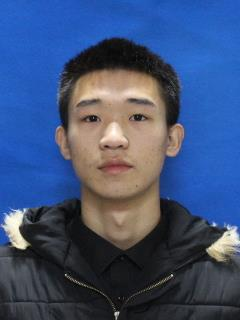
#> input picture data/raw_data/target/showstupic.jpg, 240 x 320 px, given as the content of the folder ./data/raw_data/other/, which was not available
$ python normal_face_detect.py
#> lines starting #> are read from the running program, lines starting #| are printed output that depends on the picture; pictures that were not available may be replaced by others from this repository, and a replacement may not be noted
#> in pre_do, img is the input picture: shape (320, 240, 3); mean B, G, R 120.6, 82.5, 63.7
#coding=utf-8
import cv2
import  numpy as np
import os
from PIL import Image
import  matplotlib.pyplot as plt


detect_path = './model/haarcascade_frontalface_default.xml'
raw_data_path = './data/raw_data/other/'
target_data_path = './data/raw_data/target/'
output_path = './data/cropped_data/other/'

# [6 lines left out: function show_image_with_opencv, not called in this run]


class normalFaceDetect:
    def __init__(self,imgs = []):
        self.detect_classification = cv2.CascadeClassifier(detect_path)
        self.img = None
        self.face = None
        self.imgs = imgs


    def detect_faces(self,img):
        img_temp = cv2.cvtColor(img, cv2.COLOR_BGR2GRAY)
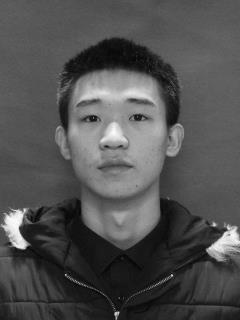
#> img_temp: shape (320, 240); min 0, max 253, mean 81.2
        self.face = self.detect_classification.detectMultiScale(img_temp, scaleFactor=1.1, minNeighbors=4, minSize=(6, 6))
#> self.face = [[45, 66, 137, 137]]
        (x, y, w, h) = self.face[0]
#> x = 45; y = 66; w = 137; h = 137
        out_img = cv2.rectangle(img_temp, (x, y), (x + w, y + h), (0, 255, 0), 4)
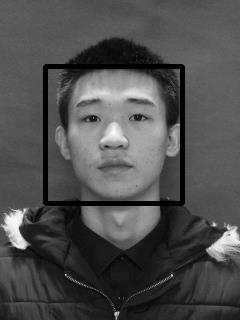
#> out_img: shape (320, 240); min 0, max 253, mean 78.7
        self.img = out_img
        return self.img

    def face_cropping(self):
        for (x, y, w, h) in self.face:
             img2 = self.img[y:y+h,x:x+w]
#> this loop made 1 pass
#> pass 1, in face_cropping, `img2 = self.img[y:y+h,x:x+w]`:
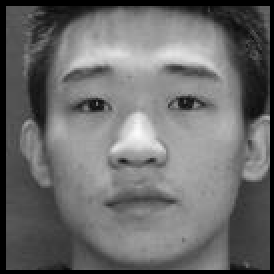
#> img2: shape (137, 137) (shown 2 times larger); min 0, max 252, mean 107.3
        img2 = cv2.resize(img2,(32,32))
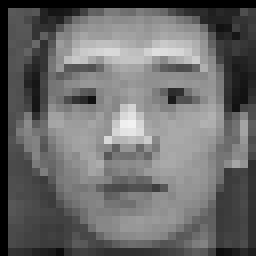
#> img2: shape (32, 32) (shown 8 times larger); min 0, max 241, mean 106.6
        return img2


    # [97 lines left out: functions histogram_comparison, pca, draw, not called in this run]


class preCropping:
    def __int__(self):
        self.similar_path = None

    def pre_do(self,path,output_path='./data/cropped_data/other/'):
        path_list = os.listdir(path)
        for i in range(len(path_list)):
            print("------------------------------------------")
            print(path_list[i] + "--------"+str(i)+"处理完成")
            img = cv2.imread(path + path_list[i])
            detect = normalFaceDetect()
            if img is not None:
                detect.detect_faces(img)
                new_img = detect.face_cropping()
                cv2.imwrite(output_path + str(i) + '.jpg', new_img, [cv2.IMWRITE_JPEG_QUALITY, 80])

    # [18 lines left out: function choose_similar, not called in this run]


if __name__ == '__main__':
    # img = cv2.imread('data/raw_data/other/IMG_20221215_153251.jpg')
    detect = normalFaceDetect()
    pre_cropping = preCropping()
    # [29 lines of commented-out code are left out]

    '''----------------------------------------
    主要流程
    -------------------------------------------'''
    detect = normalFaceDetect()
    pre_cropping = preCropping()
    pre_cropping.pre_do(raw_data_path)
    preCropping().pre_do(target_data_path,'./data/cropped_data/target/')
#> the loop in face_cropping (call 2), `for (x, y, w, h) in self.face:` made 1 pass
    # print(pre_cropping.choose_similar(10))
    # detect.detect_faces(img)
    # new_img = detect.face_cropping()

$ run again, on img/ivan.jpg
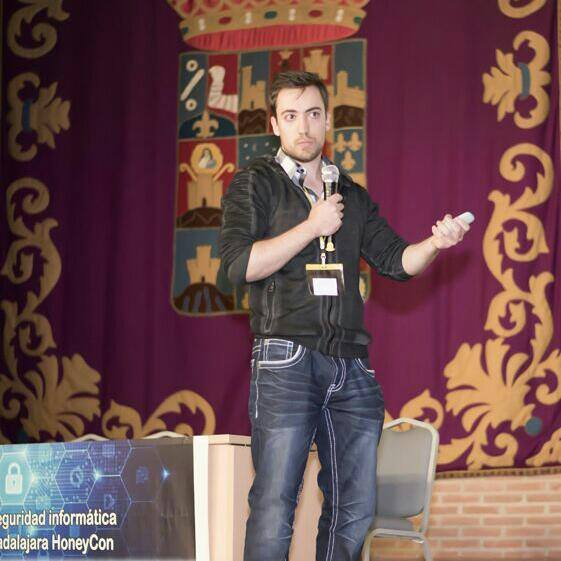
#> input picture img/ivan.jpg, 561 x 561 px, given as the content of the folder ./data/raw_data/other/, which was not available
#> in pre_do, img is the input picture: shape (561, 561, 3); mean B, G, R 78.1, 76.1, 109
#> in detect_faces, `img_temp = cv2.cvtColor(img, cv2.COLOR_BGR2GRAY)`:
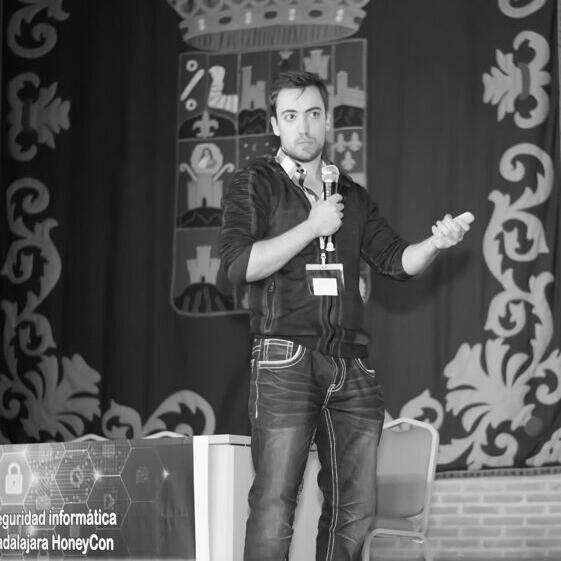
#> img_temp: shape (561, 561); min 3, max 255, mean 86.1
#> self.face = [[271, 91, 63, 63], [1, 176, 52, 52]]
#> in detect_faces, `(x, y, w, h) = self.face[0]`: x = 271; y = 91; w = 63
#> the loop in face_cropping, `for (x, y, w, h) in self.face:` made 2 passes
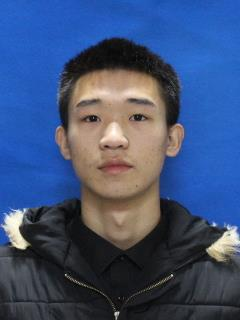
#> input picture data/raw_data/target/showstupic.jpg, 240 x 320 px
#> in pre_do, img is the input picture: shape (320, 240, 3); mean B, G, R 120.6, 82.5, 63.7
#> img_temp: shape (320, 240)
#> out_img: shape (320, 240)
#> the loop in face_cropping (call 2), `for (x, y, w, h) in self.face:` made 1 pass
#> (x, y, w, h) on pass 1: (45, 66, 137, 137)
